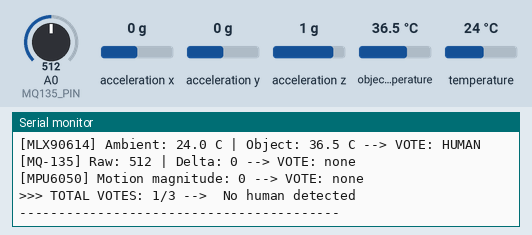
Recording of a sketch running on a simulated Arduino Uno, built with avr-gcc and run on an emulated ATmega328P. On the bench: the last lines printed to the serial monitor. Wiring (from diagram.json): MPU-6050 motion sensor at I2C address 0x68. Inputs (shaded band) come from the test bench; at power-on: acceleration x 0 g, A0 (MQ135_PIN) = 512, object temperature 36.5 °C, acceleration y 0 g, acceleration z 1 g, temperature 24 °C.

Above: at 17.4 s.
17.5 s: acceleration x set to -1.4 g
At 18.36 s:
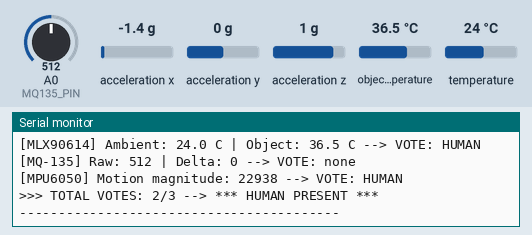
19.5 s: A0 (MQ135_PIN) set to 992
At 20.55 s:
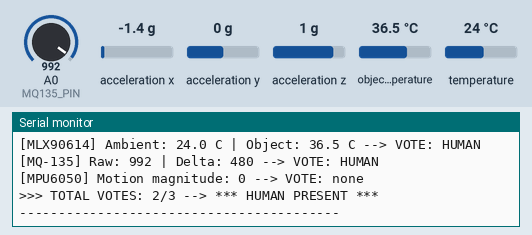
22.3 s: object temperature set to 20 °C
At 23.49 s:
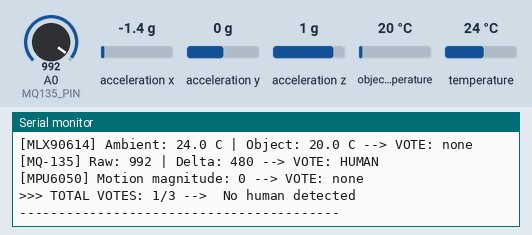
25.2 s: acceleration y set to -0.8 g
At 25.69 s:
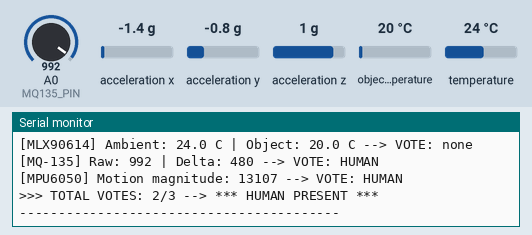
26.7 s: A0 (MQ135_PIN) set to 790
At 27.88 s:
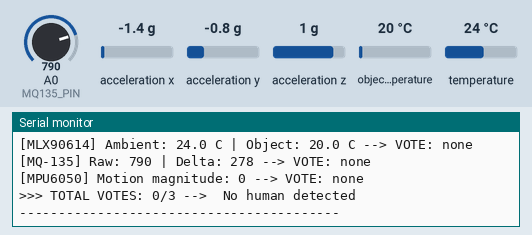
28.2 s: acceleration z set to -1.4 g
At 29.34 s:
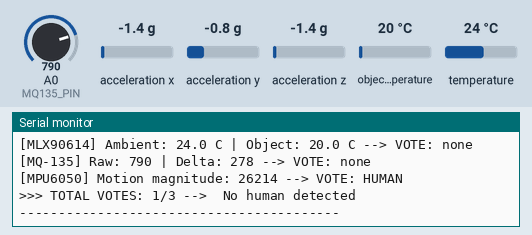

Measured:
- after the input at 17.5 s, the serial monitor: prints a new line after 0.46 s (image 1)
- after the input at 19.5 s, the serial monitor: prints a new line after 0.61 s (image 2)
- after the input at 22.3 s, the serial monitor: prints a new line after 0.68 s (image 3)
- after the input at 25.2 s, the serial monitor: prints a new line after 0.09 s (image 4)
- after the input at 26.7 s, the serial monitor: prints a new line after 0.74 s (image 5)
- after the input at 28.2 s, the serial monitor: prints a new line after 0.75 s (image 6)

The sketch:

sketch.ino
```cpp
// ============================================================

// Human Presence Detection System

// Sensors: MLX90614 + MQ-135 + MPU6050

// Board: Arduino UNO

// Author: Generated for your wiring diagram

// ============================================================


#include <Wire.h>

#include <Adafruit_MLX90614.h>


// ─── Pin Definitions ────────────────────────────────────────

#define MQ135_PIN A0 // MQ-135 analog output -> A0

// SDA -> A4 (shared I2C bus: MLX90614 + MPU6050)

// SCL -> A5 (shared I2C bus: MLX90614 + MPU6050)


// ─── I2C Addresses ──────────────────────────────────────────

#define MPU6050_ADDR 0x68 // AD0 pin LOW (default)

#define MLX90614_ADDR 0x5A // Default address


// ─── Detection Thresholds (tuned for real-world conditions) ─

#define TEMP_MIN 30.0 // Min body temp (°C)

#define TEMP_MAX 40.0 // Max body temp (°C)

#define MQ135_THRESHOLD 300 // Raw ADC value above baseline

#define MOTION_THRESHOLD 800 // Accel magnitude delta (raw)

#define VOTES_NEEDED 2 // Out of 3 sensors needed


// ─── Timing ─────────────────────────────────────────────────

#define SAMPLE_INTERVAL 500 // ms between readings

#define BASELINE_SAMPLES 30 // Samples to build MQ-135 baseline


// ─── Objects ────────────────────────────────────────────────

Adafruit_MLX90614 mlx = Adafruit_MLX90614();


// ─── Globals ────────────────────────────────────────────────

int mq135Baseline = 0;

int16_t lastAccelX = 0;

int16_t lastAccelY = 0;

int16_t lastAccelZ = 0;

bool mpuAvailable = false;

bool mlxAvailable = false;


// ============================================================

// MPU6050 Helper Functions (direct I2C, no extra library)

// ============================================================


void mpuWriteReg(uint8_t reg, uint8_t value) {

Wire.beginTransmission(MPU6050_ADDR);

Wire.write(reg);

Wire.write(value);

Wire.endTransmission(true);

}


bool mpuInit() {

// Wake up MPU6050 (clear sleep bit in PWR_MGMT_1 register 0x6B)

mpuWriteReg(0x6B, 0x00);

delay(100);


// Verify WHO_AM_I register (0x75) should return 0x68

Wire.beginTransmission(MPU6050_ADDR);

Wire.write(0x75);

Wire.endTransmission(false);

Wire.requestFrom(MPU6050_ADDR, 1, true);

uint8_t whoAmI = Wire.read();

return (whoAmI == 0x68);

}


void mpuReadAccel(int16_t &ax, int16_t &ay, int16_t &az) {

// Accel data starts at register 0x3B

Wire.beginTransmission(MPU6050_ADDR);

Wire.write(0x3B);

Wire.endTransmission(false);

Wire.requestFrom(MPU6050_ADDR, 6, true);


ax = (Wire.read() << 8) | Wire.read();

ay = (Wire.read() << 8) | Wire.read();

az = (Wire.read() << 8) | Wire.read();

}


// ============================================================

// Baseline Calibration for MQ-135

// ============================================================


void calibrateMQ135() {

Serial.println("[MQ-135] Calibrating baseline (keep area clear)...");

long sum = 0;

for (int i = 0; i < BASELINE_SAMPLES; i++) {

sum += analogRead(MQ135_PIN);

delay(200);

}

mq135Baseline = sum / BASELINE_SAMPLES;

Serial.print("[MQ-135] Baseline set to: ");

Serial.println(mq135Baseline);

}


// ============================================================

// Sensor Vote Functions

// Each returns: 1 = human signal, 0 = no signal

// ============================================================


int checkMLX90614(float &objTemp, float &ambTemp) {

if (!mlxAvailable) return 0;


ambTemp = mlx.readAmbientTempC();

objTemp = mlx.readObjectTempC();


Serial.print("[MLX90614] Ambient: ");

Serial.print(ambTemp, 1);

Serial.print(" C | Object: ");

Serial.print(objTemp, 1);

Serial.print(" C --> ");


if (objTemp >= TEMP_MIN && objTemp <= TEMP_MAX) {

Serial.println("VOTE: HUMAN");

return 1;

}

Serial.println("VOTE: none");

return 0;

}


int checkMQ135(int &rawValue, int &delta) {

rawValue = analogRead(MQ135_PIN);

delta = rawValue - mq135Baseline;


Serial.print("[MQ-135] Raw: ");

Serial.print(rawValue);

Serial.print(" | Delta: ");

Serial.print(delta);

Serial.print(" --> ");


if (delta > MQ135_THRESHOLD) {

Serial.println("VOTE: HUMAN");

return 1;

}

Serial.println("VOTE: none");

return 0;

}


int checkMPU6050(long &magnitude) {

if (!mpuAvailable) return 0;


int16_t ax, ay, az;

mpuReadAccel(ax, ay, az);


// Calculate change in acceleration vector magnitude

long dX = abs(ax - lastAccelX);

long dY = abs(ay - lastAccelY);

long dZ = abs(az - lastAccelZ);

magnitude = dX + dY + dZ;


lastAccelX = ax;

lastAccelY = ay;

lastAccelZ = az;


Serial.print("[MPU6050] Motion magnitude: ");

Serial.print(magnitude);

Serial.print(" --> ");


if (magnitude > MOTION_THRESHOLD) {

Serial.println("VOTE: HUMAN");

return 1;

}

Serial.println("VOTE: none");

return 0;

}


// ============================================================

// Setup

// ============================================================


void setup() {

Serial.begin(9600);

Wire.begin();


Serial.println("=========================================");

Serial.println(" Human Presence Detection System ");

Serial.println("=========================================");


// Initialize MLX90614

if (mlx.begin()) {

mlxAvailable = true;

Serial.println("[MLX90614] OK");

} else {

Serial.println("[MLX90614] NOT FOUND - check wiring!");

}


// Initialize MPU6050

if (mpuInit()) {

mpuAvailable = true;

// Seed initial accel values

mpuReadAccel(lastAccelX, lastAccelY, lastAccelZ);

Serial.println("[MPU6050] OK");

} else {

Serial.println("[MPU6050] NOT FOUND - check wiring!");

}


// MQ-135 warmup + calibration

Serial.println("[MQ-135] Warming up (10 seconds)...");

delay(10000); // MQ sensors need warmup time

calibrateMQ135();


Serial.println("=========================================");

Serial.println("System ready. Starting detection loop...");

Serial.println("=========================================\n");

}


// ============================================================

// Main Loop

// ============================================================


void loop() {

Serial.println("-----------------------------------------");


float objTemp = 0, ambTemp = 0;

int mqRaw = 0, mqDelta = 0;

long motion = 0;


// ── Collect votes from each sensor ──

int votes = 0;

votes += checkMLX90614(objTemp, ambTemp);

votes += checkMQ135(mqRaw, mqDelta);

votes += checkMPU6050(motion);


// ── Fusion Decision ──

Serial.print("\n>>> TOTAL VOTES: ");

Serial.print(votes);

Serial.print("/3 --> ");


if (votes >= VOTES_NEEDED) {

Serial.println("*** HUMAN PRESENT ***");

} else {

Serial.println(" No human detected");

}


Serial.println("-----------------------------------------\n");

delay(SAMPLE_INTERVAL);

}
```
